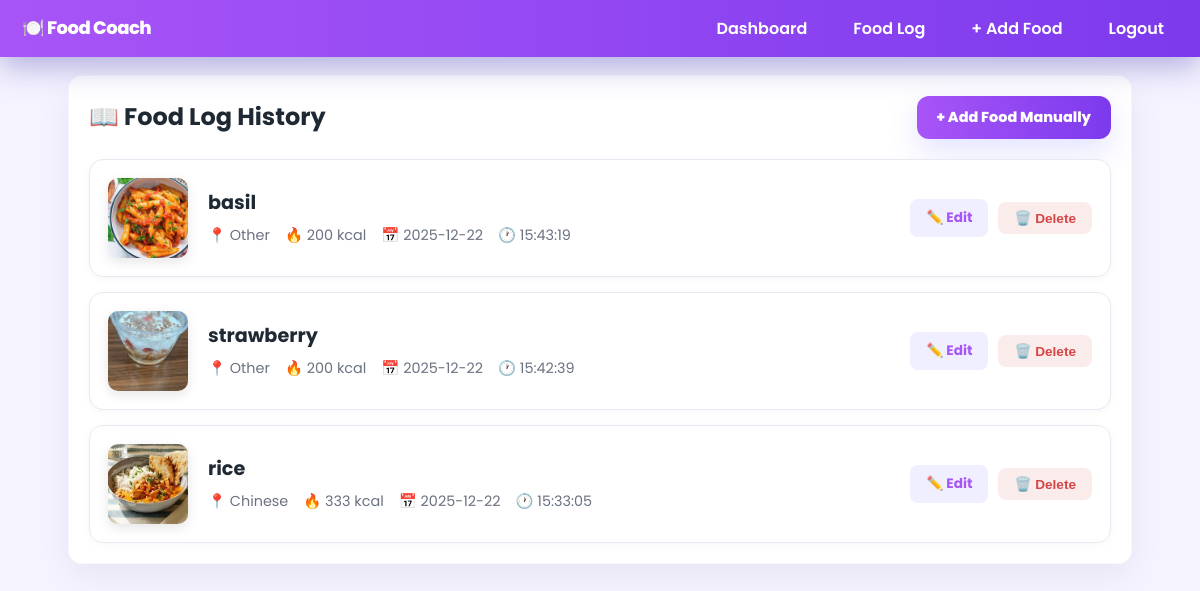
/food_history (signed in), run on the app's committed database.
### tables this page shows
CREATE TABLE food_logs (
        id INTEGER PRIMARY KEY AUTOINCREMENT,
        user_id INTEGER,
        food_name TEXT,
        calories INTEGER,
        category TEXT,
        entry_date TEXT,
        entry_time TEXT,
        image_path TEXT,
        meal_type TEXT,
        protein REAL,
        carbs REAL,
        fat REAL,
        FOREIGN KEY(user_id) REFERENCES users(id));

### app.py (the view)
@app.route('/food_history')
def food_history():
    if 'user_id' not in session:
        return redirect(url_for('login'))
    user_id = session['user_id']
    conn = get_db_conn()
    c = conn.cursor()
    c.execute("""SELECT id, food_name, calories, category, entry_date, image_path, entry_time
                 FROM food_logs WHERE user_id=? ORDER BY entry_date DESC, entry_time DESC LIMIT 100""",
              (user_id,))
    logs = c.fetchall()
    conn.close()
    return render_template('food_history.html', logs=logs)

### app.py (called while the page is built)
def get_db_conn():
    return sqlite3.connect(DB_PATH)

### templates/food_history.html (shortened to what this page needs)
<!DOCTYPE html>
<html lang="en">
<head>
    <link rel="stylesheet" href="{{ url_for('static', filename='css/style.css') }}">
</head>
<body>
    <nav class="navbar">
        <div class="logo">🍽️ Food Coach</div>
        <ul class="nav-links">
            <li><a href="{{ url_for('dashboard') }}">Dashboard</a></li>
            <li><a href="{{ url_for('food_history') }}">Food Log</a></li>
            <li><a href="{{ url_for('manual_food_entry') }}">+ Add Food</a></li>
            <li><a href="{{ url_for('logout') }}">Logout</a></li>
        </ul>
    </nav>
    <main>
        <div class="card">
            <div style="display: flex; justify-content: space-between; align-items: center; margin-bottom: 20px; flex-wrap: wrap; gap: 15px;">
                <h2 style="margin: 0;">📖 Food Log History</h2>
                <a href="{{ url_for('manual_food_entry') }}" class="btn-primary" style="text-decoration: none; padding: 10px 20px; font-size: 0.9rem;">
                    + Add Food Manually
                </a>
            </div>
            {% if logs %}
            <div style="display: grid; gap: 15px;">
                {% for log in logs %}
                <div class="food-log-card" style="padding: 18px; border-radius: 14px; border: 1px solid #e9e9f3; background: white; display: flex; justify-content: space-between; align-items: center; gap: 20px; transition: all 0.2s ease; box-shadow: 0 2px 8px rgba(0,0,0,0.03);">
                    {% if log[5] %}
                    <img src="{{ url_for('static', filename='uploads/' + log[5]) }}"
                         alt="{{ log[1] }}"
                         style="width: 80px; height: 80px; object-fit: cover; border-radius: 10px; box-shadow: 0 4px 12px rgba(0,0,0,0.1);">
                    {% else %}
                    <div style="width: 80px; height: 80px; background: linear-gradient(135deg, #667eea 0%, #764ba2 100%); border-radius: 10px; display: flex; align-items: center; justify-content: center; font-size: 2rem;">
                        🍽️
                    </div>
                    {% endif %}
                    <div style="flex: 1;">
                        <h3 style="margin: 0 0 5px 0; color: var(--text); font-size: 1.2rem;">{{ log[1] }}</h3>
                        <div style="display: flex; gap: 15px; flex-wrap: wrap; color: var(--muted-text); font-size: 0.9rem;">
                            <span>📍 {{ log[3] }}</span>
                            <span>🔥 {{ log[2] }} kcal</span>
                            <span>📅 {{ log[4] }}</span>
                            <span>🕐 {{ log[6] }}</span>
                        </div>
                    </div>
                    <div style="display: flex; gap: 10px; align-items: center;">
                        <a href="{{ url_for('edit_food', food_id=log[0]) }}"
                           style="padding: 8px 16px; background: rgba(108,99,255,0.1); color: var(--accent); border-radius: 8px; text-decoration: none; font-weight: 700; font-size: 0.85rem; transition: all 0.2s ease;">
                            ✏️ Edit
                        </a>
                        <form method="POST" action="{{ url_for('delete_food', food_id=log[0]) }}" style="margin: 0;" onsubmit="return confirm('Delete this food entry?');">
                            <button type="submit"
                                    style="padding: 8px 16px; background: rgba(214,69,69,0.1); color: #d64545; border: none; border-radius: 8px; cursor: pointer; font-weight: 700; font-size: 0.85rem; transition: all 0.2s ease;">
                                🗑️ Delete
                            </button>
                        </form>
                    </div>
                </div>
                {% endfor %}
            </div>
            {% endif %}
        </div>
    </main>
</body>
</html>

### static/css/style.css (style rules this page uses)
:root { --accent: #A855F7; --accent-600: #7C3AED; --accent-400: #C084FC; --muted: #F5F3FF; --card: #FFFFFF; --text: #1F2933; --muted-text: #6B7280; --success: #22C55E; --danger: #EF4444; --warning: #FBBF24; --glass: rgba(255,255,255,0.78); }
* { box-sizing: border-box; margin: 0; padding: 0; }
html, body { height: 100%; font-family: 'Poppins', system-ui, -apple-system, Segoe UI, Roboto, Arial; background: var(--muted); color: var(--text); line-height: 1.6; }
a { color: var(--accent); text-decoration: none; transition: color 0.2s ease; }
img { max-width: 100%; display: block; }
.navbar { background: linear-gradient(90deg, #A855F7, #7C3AED); color: #fff; padding: 14px 22px; display: flex; justify-content: space-between; align-items: center; box-shadow: 0 10px 30px rgba(55, 48, 163, 0.35); position: sticky; top: 0; z-index: 1000; }
.logo { font-weight: 800; font-size: 18px; letter-spacing: -0.5px; }
.nav-links { display: flex; gap: 18px; align-items: center; margin: 0; padding: 0; list-style: none; }
.nav-links a { color: #fff; font-weight: 600; padding: 8px 14px; border-radius: 8px; transition: background 0.2s ease; }
main { max-width: 1100px; margin: 18px auto; padding: 0 18px; min-height: calc(100vh - 120px); }
.card { background: var(--card); border-radius: 14px; padding: 20px; box-shadow: 0 12px 34px rgba(16, 24, 40, 0.06); margin-bottom: 20px; border: 1px solid rgba(108, 99, 255, 0.05); }
.btn-primary { padding: 12px; border-radius: 12px; border: none; font-weight: 800; font-size: 15px; cursor: pointer; background: linear-gradient(90deg, var(--accent), var(--accent-600)); color: #fff; box-shadow: 0 12px 30px rgba(108, 99, 255, 0.18); transition: transform 0.14s ease, box-shadow 0.14s ease; }

### data on the page
food_logs: image_path (picture), food_name "basil", category "Other", calories "200", entry_date "2025-12-22", entry_time "15:43:19"
food_logs: image_path (picture), food_name "strawberry", category "Other", calories "200", entry_date "2025-12-22", entry_time "15:42:39"
food_logs: image_path (picture), food_name "rice", category "Chinese", calories "333", entry_date "2025-12-22", entry_time "15:33:05"
